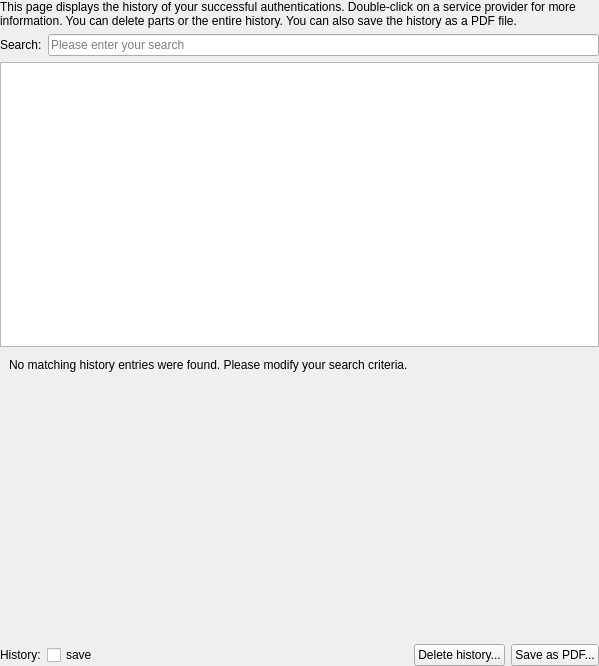
<?xml version="1.0" encoding="UTF-8"?>
<ui version="4.0">
 <class>HistoryWidget</class>
 <widget class="QWidget" name="HistoryWidget">
  <property name="geometry">
   <rect>
    <x>0</x>
    <y>0</y>
    <width>599</width>
    <height>666</height>
   </rect>
  </property>
  <layout class="QVBoxLayout" name="verticalLayout">
   <property name="leftMargin">
    <number>0</number>
   </property>
   <property name="topMargin">
    <number>0</number>
   </property>
   <property name="rightMargin">
    <number>0</number>
   </property>
   <property name="bottomMargin">
    <number>0</number>
   </property>
   <item>
    <layout class="QVBoxLayout" name="verticalLayout_2">
     <item>
      <widget class="QLabel" name="label">
       <property name="focusPolicy">
        <enum>Qt::TabFocus</enum>
       </property>
       <property name="text">
        <string>This page displays the history of your successful authentications. Double-click on a service provider for more information. You can delete parts or the entire history. You can also save the history as a PDF file.</string>
       </property>
       <property name="wordWrap">
        <bool>true</bool>
       </property>
      </widget>
     </item>
     <item>
      <layout class="QHBoxLayout" name="horizontalLayout_2">
       <item>
        <widget class="QLabel" name="label_3">
         <property name="focusPolicy">
          <enum>Qt::TabFocus</enum>
         </property>
         <property name="text">
          <string>Search:</string>
         </property>
        </widget>
       </item>
       <item>
        <widget class="QLineEdit" name="historySearch">
         <property name="accessibleName">
          <string>Please enter your search</string>
         </property>
         <property name="placeholderText">
          <string>Please enter your search</string>
         </property>
        </widget>
       </item>
      </layout>
     </item>
     <item>
      <widget class="QTableWidget" name="historyTableWidget">
       <property name="sizeAdjustPolicy">
        <enum>QAbstractScrollArea::AdjustToContents</enum>
       </property>
       <property name="tabKeyNavigation">
        <bool>false</bool>
       </property>
       <property name="alternatingRowColors">
        <bool>true</bool>
       </property>
       <property name="selectionMode">
        <enum>QAbstractItemView::SingleSelection</enum>
       </property>
       <property name="selectionBehavior">
        <enum>QAbstractItemView::SelectItems</enum>
       </property>
       <property name="verticalScrollMode">
        <enum>QAbstractItemView::ScrollPerPixel</enum>
       </property>
       <property name="horizontalScrollMode">
        <enum>QAbstractItemView::ScrollPerPixel</enum>
       </property>
       <attribute name="horizontalHeaderCascadingSectionResizes">
        <bool>true</bool>
       </attribute>
       <attribute name="horizontalHeaderDefaultSectionSize">
        <number>150</number>
       </attribute>
       <attribute name="horizontalHeaderHighlightSections">
        <bool>false</bool>
       </attribute>
       <attribute name="horizontalHeaderStretchLastSection">
        <bool>true</bool>
       </attribute>
      </widget>
     </item>
     <item>
      <widget class="QWidget" name="noResultWidget" native="true">
       <layout class="QVBoxLayout" name="noResultsLayout">
        <property name="topMargin">
         <number>5</number>
        </property>
        <item>
         <widget class="QLabel" name="noResultsLabel">
          <property name="text">
           <string>No matching history entries were found. Please modify your search criteria.</string>
          </property>
         </widget>
        </item>
        <item>
         <spacer name="verticalSpacer">
          <property name="orientation">
           <enum>Qt::Vertical</enum>
          </property>
          <property name="sizeHint" stdset="0">
           <size>
            <width>20</width>
            <height>40</height>
           </size>
          </property>
         </spacer>
        </item>
       </layout>
      </widget>
     </item>
     <item>
      <layout class="QHBoxLayout" name="horizontalLayout">
       <item>
        <widget class="QLabel" name="label_2">
         <property name="focusPolicy">
          <enum>Qt::TabFocus</enum>
         </property>
         <property name="accessibleName">
          <string>save history:</string>
         </property>
         <property name="text">
          <string>History:</string>
         </property>
        </widget>
       </item>
       <item>
        <widget class="QCheckBox" name="saveHistoryCheckBox">
         <property name="accessibleName">
          <string>save history</string>
         </property>
         <property name="accessibleDescription">
          <string/>
         </property>
         <property name="text">
          <string>save</string>
         </property>
        </widget>
       </item>
       <item>
        <spacer name="horizontalSpacer">
         <property name="orientation">
          <enum>Qt::Horizontal</enum>
         </property>
         <property name="sizeHint" stdset="0">
          <size>
           <width>40</width>
           <height>20</height>
          </size>
         </property>
        </spacer>
       </item>
       <item>
        <widget class="QPushButton" name="historyDeleteButton">
         <property name="text">
          <string>Delete history...</string>
         </property>
        </widget>
       </item>
       <item>
        <widget class="QPushButton" name="historyExportButton">
         <property name="accessibleName">
          <string>save history as PDF</string>
         </property>
         <property name="text">
          <string>Save as PDF...</string>
         </property>
        </widget>
       </item>
      </layout>
     </item>
    </layout>
   </item>
  </layout>
 </widget>
 <resources/>
 <connections/>
</ui>
